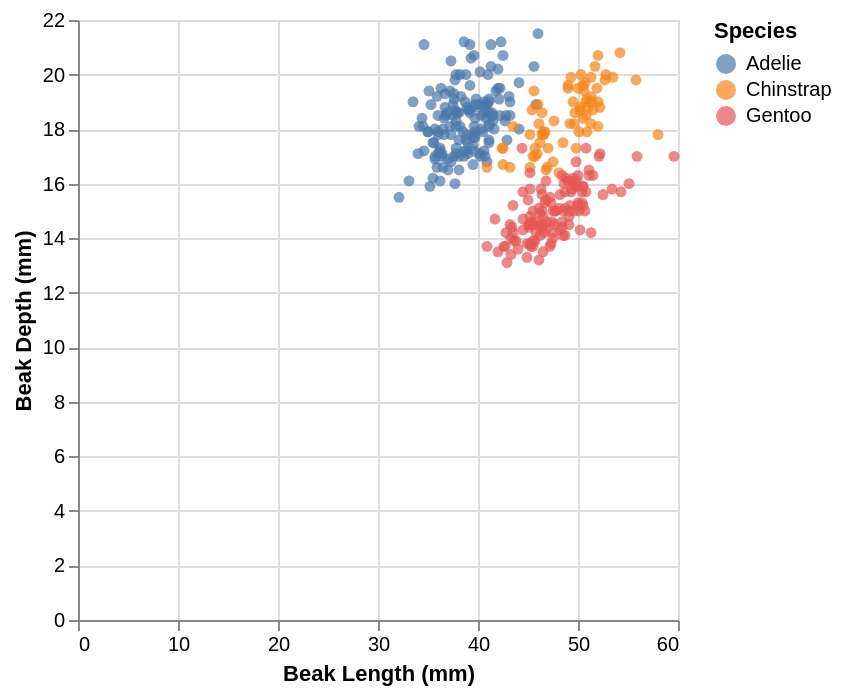

Source (notebook cell):
### Markdown cell above
## Example of declarative visualization

### Code cell
alt.Chart(df).mark_circle().encode(
    x='Beak Length (mm)',
    y='Beak Depth (mm)',
    color='Species'
)

### Figure 1 — Vega-Lite specification as saved in the notebook (floating-point values rounded to 4 significant figures; data arrays with more than 128 entries replaced by an {"elided": "..."} marker saying what was removed)
{"config": {"view": {"continuousWidth": 300, "continuousHeight": 300}}, "data": {"name": "data-783f637a646b8ff8439f6e7d741cecf0"}, "mark": {"type": "circle"}, "encoding": {"color": {"field": "Species", "type": "nominal"}, "x": {"field": "Beak Length (mm)", "type": "quantitative"}, "y": {"field": "Beak Depth (mm)", "type": "quantitative"}}, "$schema": "https://vega.github.io/schema/vega-lite/v6.4.1.json", "datasets": {"data-783f637a646b8ff8439f6e7d741cecf0": {"elided": "344 records"}}}
